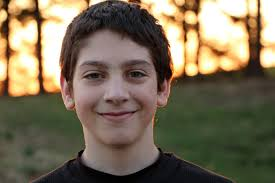
#> input picture images.jpeg, 275 x 183 px
$ python retinex_msr.py images.jpeg   (older library calls are emulated)
#> lines starting #> are read from the running program, lines starting #| are printed output that depends on the picture
"""
Retinex Tabanli Yapi-Koruyucu Aydinlatma Haritasi Cikarici
===========================================================

Kullanimm:
    python retinex_msr.py <goruntu_yolu> [--alpha 0.1] [--out ./output] [--iters 10]

Ornek:
    python retinex_msr.py images.jpeg
    python retinex_msr.py images.jpeg --alpha 0.05 --iters 15

Algoritma (agent.md):
    1. Baslangic tahmini  : M_hat(x) = max_c { L^c(x) }   (Denklem 2)
    2. Agirlik matrisi    : W_x = 1 / (|Sobel_x(L)| + eps)  (WLS mantigi)
    3. Optimizasyon       : min_M ||M_hat - M||_F^2 + alpha * ||W o nabla M||_1
    4. Cozucu             : IRLS --> her iterasyonda sparse lineer sistem:
                             (I + alpha * L_W) m = m_hat
                             scipy.sparse.linalg.spsolve ile cozulur
"""

import io
import sys
import argparse
from pathlib import Path

import cv2
import numpy as np
from scipy import sparse
from scipy.sparse.linalg import spsolve

# Windows konsolunda UTF-8 ciktisi
sys.stdout = io.TextIOWrapper(sys.stdout.buffer, encoding="utf-8", errors="replace")

SUPPORTED_EXTS = {".jpg", ".jpeg", ".png", ".bmp", ".tiff", ".tif", ".webp"}


# ======================================================================
# ADIM 0: Yardimci — sparse fark matrisleri
# ======================================================================

def _build_Dx(H: int, W: int) -> sparse.csr_matrix:
    """
    Yatay forward-difference matrisi  D_x  (N x N, N = H*W).

    (D_x @ m)[i] = m[i+1] - m[i]  (ayni satir icindeki komsular)

    Sinir kosulu (Neumann, sifir-akis):
      - Sag kenar pikselleri (sutun W-1): hem diag_main hem diag_plus1 sifir
        => turev tamamen kapatilir, -1 kalintisi sistemi bozmaz
      - Satir gecislerinde (i*W - 1) diag_plus1 sifir (eski davranis korunur)
    """
    N = H * W
    diag_main  = -np.ones(N)
    diag_plus1 =  np.ones(N - 1)

    # Sag kenar piksellerinde ana diyagonali da sifirla (tam Neumann)
    diag_main[W - 1::W] = 0.0
    # Satir gecislerinde off-diagonal sifirla
    for i in range(1, H):
        diag_plus1[i * W - 1] = 0.0

    return sparse.diags([diag_main, diag_plus1], [0, 1],
                        shape=(N, N), format="csr")


def _build_Dy(H: int, W: int) -> sparse.csr_matrix:
    """
    Dikey forward-difference matrisi  D_y  (N x N).

    (D_y @ m)[i] = m[i+W] - m[i]  (ust-alt komsular)

    Sinir kosulu (Neumann, sifir-akis):
      - Alt kenar pikselleri (son W piksel): diag_main sifirlanir
        => alt sinirda turev tamamen kapatilir
    """
    N = H * W
    diag_main = -np.ones(N)
    diag_W    =  np.ones(N - W)

    # Alt kenar piksellerinde ana diyagonali sifirla (tam Neumann)
    diag_main[-W:] = 0.0

    return sparse.diags([diag_main, diag_W], [0, W],
                        shape=(N, N), format="csr")


# ======================================================================
# ANA FONKSIYON
# ======================================================================

def extract_illumination_map(image_path: str,
                             alpha: float = 0.5,
                             n_iters: int = 10,
                             eps: float = 1e-4,
                             irls_delta: float = 1e-6,
                             irls_tol: float = 1e-4) -> np.ndarray:
    """
    Verilen RGB goruntuden yapi-koruyucu aydinlatma haritasi cikarir.

    Parametreler
    ------------
    image_path  : str    -- Giris goruntu dosyasi yolu
    alpha       : float  -- Duzgunlestirme / kenar-koruma katsayisi (Denklem 3)
                           0.5 ideal baslangic; kucuk = daha fazla doku, buyuk = daha duzgun
    n_iters     : int    -- IRLS maks iterasyon sayisi (genellikle 5-15 yeterli)
    eps         : float  -- Agirlik hesabinda sifir koruma: W = 1/(|grad| + eps)
    irls_delta  : float  -- IRLS bolenden sifir koruma: omega = W/(|grad_M| + delta)
    irls_tol    : float  -- IRLS erken cikis esigi: ||m_new - m_old|| / ||m_old|| < tol

    Dondutur
    --------
    M : np.ndarray, shape (H, W), dtype float32, aralik [0, 1]
        Normalize edilmis aydinlatma haritasi.

    Algoritma
    ---------
    Denklem 2:  M_hat = max_c L^c(x)          baslangic tahmini
    Denklem 3:  min_M ||M_hat - M||_F^2 + alpha * ||W o nablaM||_1
    Denklem 4:  Sobel gradyanlari ile nablaM

    IRLS yaklasimlama:
        ||W o nabla M||_1  ≈  Σ_i  [W_i / (|nablaM_i|^(k) + delta)] * (nablaM_i)^2
        =>  her iterasyonda: (I + alpha * L_W^(k)) m^(k+1) = m_hat
            burada  L_W^(k) = Dx^T Omega_x^(k) Dx + Dy^T Omega_y^(k) Dy
    """
#> called with image_path = 'images.jpeg', alpha = 0.5, n_iters = 10, eps = 0.0001, irls_delta = 1e-06, irls_tol = 0.0001

    # ------------------------------------------------------------------
    # ADIM 0: Goruntu okuma ve normalizasyon
    # ------------------------------------------------------------------
    bgr = cv2.imread(str(image_path))
#> bgr is the input picture: shape (183, 275, 3); mean B, G, R 86.8, 109.2, 121.2
    if bgr is None:
        raise FileNotFoundError(f"Goruntu okunamadi: {image_path}")

    # BGR -> RGB, float64 [0, 1]
    rgb = cv2.cvtColor(bgr, cv2.COLOR_BGR2RGB).astype(np.float64) / 255.0
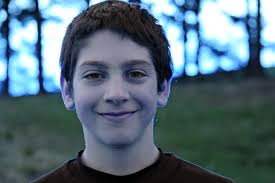
#> rgb: shape (183, 275, 3) float64; mean B, G, R 0.475, 0.428, 0.341
    H, W, _ = rgb.shape
#> H = 183; W = 275
    N = H * W
#> N = 50325

    # ------------------------------------------------------------------
    # ADIM 1: Baslangic Aydinlatma Tahmini  (Denklem 2)
    #   M_hat(x) = max_{c in {R,G,B}} L^c(x)
    # ------------------------------------------------------------------
    M_hat = np.max(rgb, axis=2)          # shape: (H, W),  aralik [0, 1]
    m_hat = M_hat.ravel()                # shape: (N,)  -- flatten (row-major)

    # ------------------------------------------------------------------
    # ADIM 3: Agirlik Matrisi W Hesabi (Denklem 3 + Denklem 4 — makale uyumlu)
    #
    #   Denklem 4: Gx ve Gy Sobel kernelleri M_hat'e uygulanir.
    #   Makale: "...which are then COMBINED to give a SINGLE gradient
    #            magnitude image."
    #
    #   => |nabla M_hat|(x) = sqrt( Gx(x)^2 + Gy(x)^2 )   (tek buyukluk)
    #   =>  W(x) = 1 / (|nabla M_hat|(x) + eps)             (tek W matrisi)
    #
    #   Hem x hem y yonunde AYNI W kullanilir (makaledeki tek-W formul).
    #   Kenarda |nabla| buyuk => W kucuk  (kenari koru, az duzgunlestir)
    #   Duzlukte |nabla| kucuk => W buyuk (agresif duzgunlestir)
    # ------------------------------------------------------------------
    M_hat_f32 = M_hat.astype(np.float32)   # (H, W) tek kanal — max(R,G,B)

    # Sobel gradyanlari M_hat uzerinde (Denklem 4)
    gx_M = cv2.Sobel(M_hat_f32, cv2.CV_64F, 1, 0, ksize=3)   # yatay gradyan
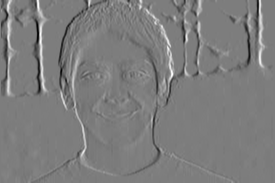
#> gx_M: shape (183, 275) float64; min -2.93, max 3.02, mean -0.00184; drawn with min black and max white
    gy_M = cv2.Sobel(M_hat_f32, cv2.CV_64F, 0, 1, ksize=3)   # dikey gradyan
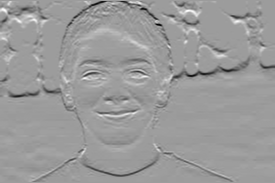
#> gy_M: shape (183, 275) float64; min -2.9, max 1.83, mean -0.0306; drawn with min black and max white

    # Birlestirme: tek gradyan buyuklugu (Denklem 4 — "single gradient magnitude image")
    grad_mag = np.sqrt(gx_M ** 2 + gy_M ** 2)                # (H, W)
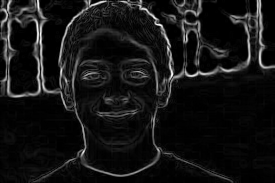
#> grad_mag: shape (183, 275) float64; min 0, max 3.05, mean 0.251; drawn with min black and max white

    # Tek W matrisi — hem x hem y yonunde kullanilir
    W_flat = (1.0 / (grad_mag + eps)).ravel()   # (N,)  -- NOT: W = goruntu genisligi!
    Wx = W_flat
    Wy = W_flat

    # ------------------------------------------------------------------
    # ADIM 4: Sparse Fark Matrisleri ve Optimizasyon Hazirlik
    #   D_x: (N x N) yatay forward-difference
    #   D_y: (N x N) dikey  forward-difference
    # ------------------------------------------------------------------
    print(f"  Boyut: {H}x{W} ({N} piksel) | Sparse matris olusturuluyor...")
    Dx = _build_Dx(H, W)     # (N x N)
    Dy = _build_Dy(H, W)     # (N x N)

    Identity = sparse.eye(N, format="csr")

    # ------------------------------------------------------------------
    # IRLS Iterasyonlari
    #   Hedef: min_m  ||m_hat - m||^2 + alpha * ||W o (D m)||_1
    #
    #   Her iterasyonda:
    #     1. Mevcut m ile gradyan hesapla: dm_x = Dx @ m,  dm_y = Dy @ m
    #     2. IRLS agirliklari: omega_x = Wx / (|dm_x| + delta)
    #     3. Omega_x ve Omega_y ile agirlikli Laplacian: L_W = Dx^T Omega_x Dx + ...
    #     4. Normal denklem: (I + alpha * L_W) m_new = m_hat
    #     5. m = clip(m_new, 0, 1)
    # ------------------------------------------------------------------
    m = m_hat.copy()   # baslangic: M_hat ile basla

    print(f"  IRLS optimizasyonu: {n_iters} iterasyon, alpha={alpha}")
    for it in range(n_iters):

        # Mevcut m ile gradyanlar (Denklem 4 ruhunda)
        dm_x = Dx.dot(m)    # (N,) yatay fark
        dm_y = Dy.dot(m)    # (N,) dikey fark

        # IRLS agirliklari: W_i / (|nabla M_i| + delta)
        omega_x = Wx / (np.abs(dm_x) + irls_delta)   # (N,)
        omega_y = Wy / (np.abs(dm_y) + irls_delta)   # (N,)

        # Diyagonal agirlik matrisleri
        Omega_x = sparse.diags(omega_x, 0, shape=(N, N), format="csr")
        Omega_y = sparse.diags(omega_y, 0, shape=(N, N), format="csr")

        # Agirlikli Laplacian:  L_W = Dx^T Omega_x Dx + Dy^T Omega_y Dy
        L_W = (Dx.T.dot(Omega_x.dot(Dx))
               + Dy.T.dot(Omega_y.dot(Dy)))

        # Normal denklem: (I + alpha * L_W) @ m_new = m_hat
        A = Identity + alpha * L_W            # (N x N) sparse

        # scipy sparse dogrusal sistem cozucu (Cholesky tabanli)
        m_new = spsolve(A, m_hat)

        # [0, 1] araligini koru
        m_new = np.clip(m_new, 0.0, 1.0)

        # IRLS yaklasim kriteri: cozum degisimi (lineer sistem reziduel degil)
        #   ||m_new - m_old|| / ||m_old||  < irls_tol => yakindi
        conv = np.linalg.norm(m_new - m) / (np.linalg.norm(m) + 1e-10)
        smooth_pct = np.linalg.norm(m_new - m_hat) / (np.linalg.norm(m_hat) + 1e-10) * 100
        print(f"    iter {it + 1:02d}/{n_iters}  |  conv={conv:.2e}  smoothing={smooth_pct:.1f}%")

        m = m_new
        if conv < irls_tol:
            print("    Erken yaklasim saglandi, durduruluyor.")
            break
#> this loop made 10 passes
#> (conv, smooth_pct) on passes 1 to 10: (0.11, 10.99), (0.0309, 13.32), (0.0109, 13.99), (0.00604, 14.25), (0.00402, 14.39), (0.00292, 14.47), (0.00224, 14.54), (0.00178, 14.58), (0.00145, 14.62), (0.0012, 14.65)

    # H x W float32'ye geri sekillendirme
    M = m.reshape(H, W).astype(np.float32)
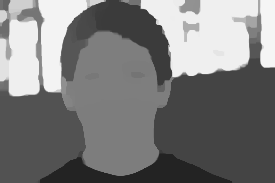
#> M: shape (183, 275) float32; min 0.138, max 0.962, mean 0.488
    return M


# ======================================================================
# REFLECTANCE HESABI
# ======================================================================

def compute_reflectance(rgb_01: np.ndarray,
                        illum_map: np.ndarray,
                        eps: float = 1e-6,
                        gamma: float = 0.8) -> np.ndarray:
    """
    Retinex: I = R * L  =>  R = I / L  (Lineer uzayda bolme)

    Parametreler
    ------------
    rgb_01    : (H, W, 3) float64, aralik [0, 1]  -- orijinal goruntu (RGB)
    illum_map : (H, W)    float32, aralik [0, 1]  -- IRLS illumination haritasi
    eps       : sifira bolmeyi engelleyen kucuk sayi
    gamma     : gamma duzeltme katsayisi (< 1 => aydinlatir, 1 => kapat)

    Dondutur
    --------
    R : np.ndarray, shape (H, W, 3), float32, aralik [0, 1]
        3 kanalli RGB reflectance haritasi.
    """
#> called with eps = 1e-06, gamma = 0.8
    # 1. Illumination haritasini (tek kanal) RGB boyutuna genislet (H, W, 3)
    illum_3d = np.repeat(illum_map[:, :, np.newaxis], 3, axis=2)

    # 2. Sifira bolmeyi engellemek icin eps ekleyerek dogrudan bol
    R = rgb_01 / (illum_3d + eps)
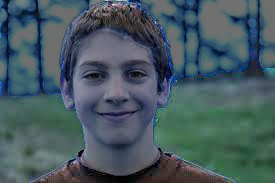
#> R: shape (183, 275, 3) float64; mean B, G, R 0.918, 0.851, 0.675; drawn with min black and max white

    # 3. Kirpma islemi (beyaz patlamalari onlemek icin)
    R = np.clip(R, 0.0, 1.0)

    # 4. Gamma duzeltmesi (cok karanlik kalirsa)
    R = np.power(R, gamma).astype(np.float32)
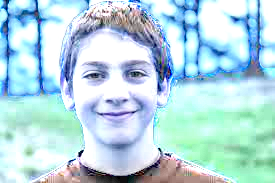
#> R: shape (183, 275, 3) float32; mean B, G, R 0.886, 0.848, 0.71

    return R


# ======================================================================
# DOSYA / KLASOR ISLEME
# ======================================================================

def collect_images(input_path: Path) -> list:
    if input_path.is_file():
        if input_path.suffix.lower() in SUPPORTED_EXTS:
            return [input_path]
        raise ValueError(f"Desteklenmeyen format: {input_path.suffix}")
    return sorted(
        p for p in input_path.iterdir()
        if p.is_file() and p.suffix.lower() in SUPPORTED_EXTS
    )


def save_map(arr_01: np.ndarray, path: Path) -> None:
    """[0,1] float haritayi uint8 PNG olarak kaydet."""
    out = (arr_01 * 255).clip(0, 255).astype(np.uint8)
    cv2.imwrite(str(path), out)


def process(input_path: str,
            output_dir: str,
            alpha: float,
            n_iters: int,
            out_ext: str,
            save_reflectance: bool = True) -> None:

    inp = Path(input_path)
    out = Path(output_dir)
    out.mkdir(parents=True, exist_ok=True)

    images = collect_images(inp)
    if not images:
        print("Hic goruntu bulunamadi.")
        return

    for img_path in images:
        print(f"\n[>] {img_path.name}")

        M = extract_illumination_map(str(img_path), alpha=alpha, n_iters=n_iters)

        illum_path = out / (img_path.stem + "-illumination" + out_ext)
        save_map(M, illum_path)
        print(f"  [OK] Illumination -> {illum_path.name}")

        if save_reflectance:
            bgr = cv2.imread(str(img_path))
            rgb_01 = cv2.cvtColor(bgr, cv2.COLOR_BGR2RGB).astype(np.float64) / 255.0
            R_rgb = compute_reflectance(rgb_01, M)           # (H, W, 3) RGB float32
            R_bgr = cv2.cvtColor(R_rgb, cv2.COLOR_RGB2BGR)  # kayit icin BGR'ye cevir
            ref_path = out / (img_path.stem + "-reflectance" + out_ext)
            save_map(R_bgr, ref_path)
            print(f"  [OK] Reflectance  -> {ref_path.name}")

    print(f"\nToplam {len(images)} goruntu islendi.")


# ======================================================================
# CLI
# ======================================================================

def main():
    parser = argparse.ArgumentParser(
        description=(
            "Retinex tabanli yapi-koruyucu aydinlatma haritasi cikarici.\n"
            "Optimizasyon: min_M ||M_hat-M||^2 + alpha*||W o nablaM||_1  (IRLS)"
        )
    )
    parser.add_argument("input",
                        help="Tek goruntu veya klasor yolu")
    parser.add_argument("--out", default="./output",
                        help="Cikti klasoru (varsayilan: ./output)")
    parser.add_argument("--alpha", type=float, default=0.5,
                        help="Duzgunlestirme katsayisi — kucuk=doku korur, buyuk=daha duzgun (varsayilan: 0.5)")
    parser.add_argument("--iters", type=int, default=10,
                        help="IRLS iterasyon sayisi (varsayilan: 10)")
    parser.add_argument("--ext", type=str, default=".png",
                        help="Cikti dosya uzantisi (varsayilan: .png)")
    parser.add_argument("--no-reflectance", action="store_true",
                        help="Reflectance haritasini kaydetme")
    args = parser.parse_args()

    process(
        input_path=args.input,
        output_dir=args.out,
        alpha=args.alpha,
        n_iters=args.iters,
        out_ext=args.ext,
        save_reflectance=not args.no_reflectance,
    )


if __name__ == "__main__":
    main()
